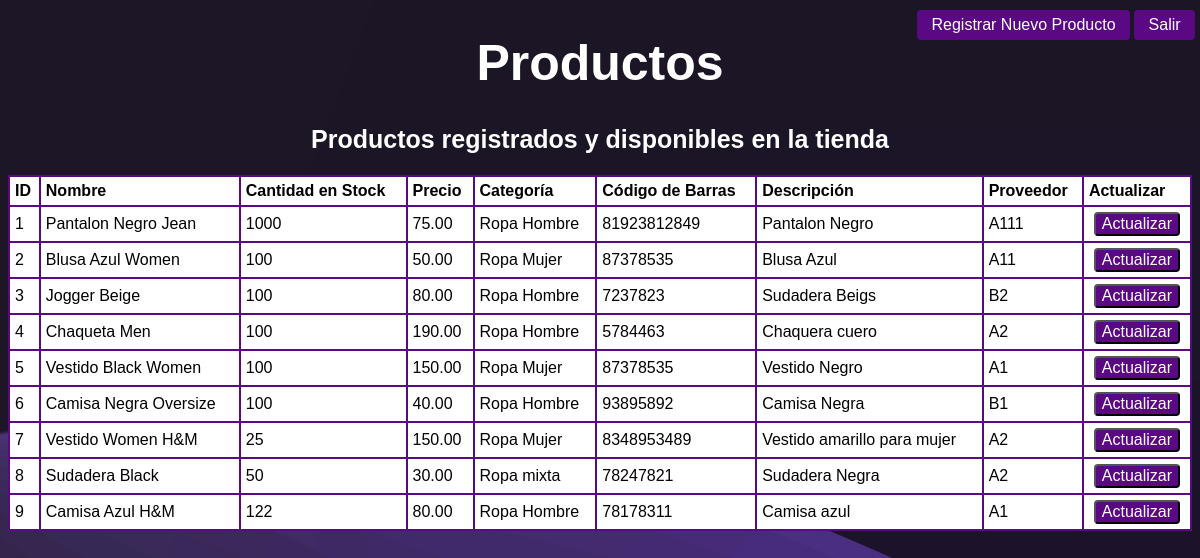
The app's page /ADproductos.php with its own data.
### tables this page shows
CREATE TABLE `producto` (
  `id_Producto` int(11) NOT NULL COMMENT 'id del producto ',
  `Product_Nombre` varchar(255) DEFAULT NULL COMMENT 'Nombre del producto seleccionado',
  `Product_CantidadStock` int(11) DEFAULT NULL COMMENT 'Cantidad del stock que hay en el momento de los productos',
  `Product_Precio` decimal(10,2) DEFAULT NULL COMMENT 'Precios de los productos registrados',
  `Product_Categoria` varchar(255) DEFAULT NULL COMMENT 'Categoría de los productos ',
  `Product_CodigoBarra` varchar(255) DEFAULT NULL COMMENT 'Codigo de barra que contiene cada producto',
  `Product_Descripcion` text DEFAULT NULL COMMENT 'Una breve descripcion del producto',
  `Product_Proveedor` varchar(255) DEFAULT NULL COMMENT 'Nick del proveedor',
  `Caje_id` int(11) DEFAULT NULL
);

### ADproductos.php (the view, shortened to what this page needs)
<!DOCTYPE html>
<html lang="en">
<head>
<link rel="stylesheet" href="css/estilo6.css">
</head>
<body>
<h1><CENTER>Productos</CENTER></h1>
<h2><center>Productos registrados y disponibles en la tienda</center></h2>
<?php
$servername = "localhost";
$username = "root";
$password = "";
$database = "StyleFashionSkyB";
$conn = new mysqli($servername, $username, $password, $database);
$sql = "SELECT * FROM producto";
$result = $conn->query($sql);
if ($result->num_rows > 0) {
    echo "<table border='1'>";
    echo "<tr><th>ID</th>
    <th>Nombre</th>
    <th>Cantidad en Stock</th>
    <th>Precio</th>
    <th>Categoría</th>
    <th>Código de Barras</th>
    <th>Descripción</th>
    <th>Proveedor</th>
    <th>Actualizar<ht></ht>";
while ($row = $result->fetch_assoc()) {
    echo "<tr>";
    echo "<td>" . $row["id_Producto"] . "</td>";
    echo "<td>" . $row["Product_Nombre"] . "</td>";
    echo "<td>" . $row["Product_CantidadStock"] . "</td>";
    echo "<td>" . $row["Product_Precio"] . "</td>";
    echo "<td>" . $row["Product_Categoria"] . "</td>";
    echo "<td>" . $row["Product_CodigoBarra"] . "</td>";
    echo "<td>" . $row["Product_Descripcion"] . "</td>";
    echo "<td>" . $row["Product_Proveedor"] . "</td>";
    echo "<td><center><button style=\"background-color: #5b0885; color: #ffffff; font-size: 1rem; border-radius: 0.25rem; text-decoration: none; cursor: pointer; font-family: 'Gill Sans', 'Gill Sans MT', Calibri, 'Trebuchet MS', sans-serif\" onclick='editarProducto(\"{$row["id_Producto"]}\",\"{$row["Product_Nombre"]}\",\"{$row["Product_CantidadStock"]}\",\"{$row["Product_Precio"]}\",\"{$row["Product_Categoria"]}\",\"{$row["Product_CodigoBarra"]}\",\"{$row["Product_Descripcion"]}\")'>Actualizar</button></center></td>";
    echo "</tr>";
}
    echo "</table>";
} else {
    echo "No se encontraron productos.";
}
?>
    <a href="home.html" class="btn btn-primary">Salir</a>
    <a href="ADregproducto.php" class="btn1">Registrar Nuevo Producto</a>
</body>
</html>

### css/estilo6.css (style rules this page uses)
h1 { color: white; font-size: 50px; font-family: 'Gill Sans', 'Gill Sans MT', Calibri, 'Trebuchet MS', sans-serif; }
h2 { color: white; font-size: 25px; font-family: 'Gill Sans', 'Gill Sans MT', Calibri, 'Trebuchet MS', sans-serif; }
table { border-collapse: collapse; width: 100%; }
th, td { border: 2px solid #5b0885; padding: 5px; text-align: left; font-family: 'Gill Sans', 'Gill Sans MT', Calibri, 'Trebuchet MS', sans-serif; }
th, td { background-color: #ffffff; }
.btn-primary { background-color: #5b0885; color: #ffffff; padding: 0.375rem 0.90rem; font-size: 1rem; border-radius: 0.25rem; text-decoration: none; cursor: pointer; position: absolute; top: 10px; right: 5px; font-family: 'Gill Sans', 'Gill Sans MT', Calibri, 'Trebuchet MS', sans-serif; }
.btn1 { background-color: #5b0885; color: #ffffff; padding: 0.375rem 0.90rem; font-size: 1rem; border-radius: 0.25rem; text-decoration: none; cursor: pointer; position: absolute; top: 10px; right: 70px; font-family: 'Gill Sans', 'Gill Sans MT', Calibri, 'Trebuchet MS', sans-serif; }

### ADproductos.php (style rules this page uses)
body { background: url('img/5.jpg'); }

### records on screen
producto: id_Producto "1", Product_Nombre "Pantalon Negro Jean", Product_CantidadStock "1000", Product_Precio "75.00", Product_Categoria "Ropa Hombre", Product_CodigoBarra "81923812849", Product_Descripcion "Pantalon Negro", Product_Proveedor "A111"
producto: id_Producto "2", Product_Nombre "Blusa Azul Women", Product_CantidadStock "100", Product_Precio "50.00", Product_Categoria "Ropa Mujer", Product_CodigoBarra "87378535", Product_Descripcion "Blusa Azul", Product_Proveedor "A11"
producto: id_Producto "3", Product_Nombre "Jogger Beige", Product_CantidadStock "100", Product_Precio "80.00", Product_Categoria "Ropa Hombre", Product_CodigoBarra "7237823", Product_Descripcion "Sudadera Beigs", Product_Proveedor "B2"
producto: id_Producto "4", Product_Nombre "Chaqueta Men", Product_CantidadStock "100", Product_Precio "190.00", Product_Categoria "Ropa Hombre", Product_CodigoBarra "5784463", Product_Descripcion "Chaquera cuero", Product_Proveedor "A2"
producto: id_Producto "5", Product_Nombre "Vestido Black Women", Product_CantidadStock "100", Product_Precio "150.00", Product_Categoria "Ropa Mujer", Product_CodigoBarra "87378535", Product_Descripcion "Vestido Negro", Product_Proveedor "A1"
producto: id_Producto "6", Product_Nombre "Camisa Negra Oversize", Product_CantidadStock "100", Product_Precio "40.00", Product_Categoria "Ropa Hombre", Product_CodigoBarra "93895892", Product_Descripcion "Camisa Negra", Product_Proveedor "B1"
producto: id_Producto "7", Product_Nombre "Vestido Women H&M", Product_CantidadStock "25", Product_Precio "150.00", Product_Categoria "Ropa Mujer", Product_CodigoBarra "8348953489", Product_Descripcion "Vestido amarillo para mujer", Product_Proveedor "A2"
producto: id_Producto "8", Product_Nombre "Sudadera Black", Product_CantidadStock "50", Product_Precio "30.00", Product_Categoria "Ropa mixta", Product_CodigoBarra "78247821", Product_Descripcion "Sudadera Negra", Product_Proveedor "A2"
producto: id_Producto "9", Product_Nombre "Camisa Azul H&M", Product_CantidadStock "122", Product_Precio "80.00", Product_Categoria "Ropa Hombre", Product_CodigoBarra "78178311", Product_Descripcion "Camisa azul", Product_Proveedor "A1"
